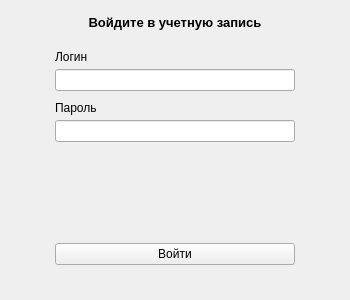
<?xml version="1.0" encoding="UTF-8"?>
<ui version="4.0">
 <class>LoginDialog</class>
 <widget class="QWidget" name="LoginDialog">
  <property name="geometry">
   <rect>
    <x>0</x>
    <y>0</y>
    <width>350</width>
    <height>300</height>
   </rect>
  </property>
  <property name="minimumSize">
   <size>
    <width>350</width>
    <height>300</height>
   </size>
  </property>
  <property name="maximumSize">
   <size>
    <width>350</width>
    <height>300</height>
   </size>
  </property>
  <property name="palette">
   <palette>
    <active>
     <colorrole role="Highlight">
      <brush brushstyle="SolidPattern">
       <color alpha="255">
        <red>0</red>
        <green>120</green>
        <blue>215</blue>
       </color>
      </brush>
     </colorrole>
    </active>
    <inactive>
     <colorrole role="Highlight">
      <brush brushstyle="SolidPattern">
       <color alpha="255">
        <red>240</red>
        <green>240</green>
        <blue>240</blue>
       </color>
      </brush>
     </colorrole>
    </inactive>
    <disabled>
     <colorrole role="Highlight">
      <brush brushstyle="SolidPattern">
       <color alpha="255">
        <red>0</red>
        <green>120</green>
        <blue>215</blue>
       </color>
      </brush>
     </colorrole>
    </disabled>
   </palette>
  </property>
  <property name="windowTitle">
   <string>Авторизация</string>
  </property>
  <layout class="QVBoxLayout" name="verticalLayout">
   <property name="spacing">
    <number>20</number>
   </property>
   <property name="sizeConstraint">
    <enum>QLayout::SetDefaultConstraint</enum>
   </property>
   <property name="leftMargin">
    <number>15</number>
   </property>
   <property name="topMargin">
    <number>15</number>
   </property>
   <property name="rightMargin">
    <number>15</number>
   </property>
   <property name="bottomMargin">
    <number>35</number>
   </property>
   <item>
    <widget class="QLabel" name="label">
     <property name="acceptDrops">
      <bool>false</bool>
     </property>
     <property name="styleSheet">
      <string notr="true">font-weight: 600; font-size: 10pt; color: black;</string>
     </property>
     <property name="text">
      <string>Войдите в учетную запись</string>
     </property>
     <property name="scaledContents">
      <bool>false</bool>
     </property>
     <property name="alignment">
      <set>Qt::AlignCenter</set>
     </property>
    </widget>
   </item>
   <item>
    <layout class="QHBoxLayout" name="horizontalLayout" stretch="0,2,0">
     <item>
      <spacer name="horizontalSpacer">
       <property name="orientation">
        <enum>Qt::Horizontal</enum>
       </property>
       <property name="sizeHint" stdset="0">
        <size>
         <width>40</width>
         <height>20</height>
        </size>
       </property>
      </spacer>
     </item>
     <item>
      <layout class="QVBoxLayout" name="formLayout">
       <property name="spacing">
        <number>20</number>
       </property>
       <item>
        <layout class="QVBoxLayout" name="inputsLayout">
         <property name="spacing">
          <number>10</number>
         </property>
         <item>
          <layout class="QVBoxLayout" name="inputGroup">
           <property name="spacing">
            <number>5</number>
           </property>
           <item>
            <widget class="QLabel" name="loginLabel">
             <property name="text">
              <string>Логин</string>
             </property>
            </widget>
           </item>
           <item>
            <widget class="QLineEdit" name="loginInput"/>
           </item>
          </layout>
         </item>
         <item>
          <layout class="QVBoxLayout" name="inputGroup_2">
           <property name="spacing">
            <number>5</number>
           </property>
           <item>
            <widget class="QLabel" name="passwordLabel">
             <property name="text">
              <string>Пароль</string>
             </property>
            </widget>
           </item>
           <item>
            <widget class="QLineEdit" name="passwordInput">
             <property name="echoMode">
              <enum>QLineEdit::Password</enum>
             </property>
            </widget>
           </item>
          </layout>
         </item>
        </layout>
       </item>
       <item>
        <spacer name="verticalSpacer_2">
         <property name="orientation">
          <enum>Qt::Vertical</enum>
         </property>
         <property name="sizeHint" stdset="0">
          <size>
           <width>20</width>
           <height>40</height>
          </size>
         </property>
        </spacer>
       </item>
       <item>
        <widget class="QPushButton" name="loginButton">
         <property name="cursor">
          <cursorShape>PointingHandCursor</cursorShape>
         </property>
         <property name="text">
          <string>Войти</string>
         </property>
        </widget>
       </item>
      </layout>
     </item>
     <item>
      <spacer name="horizontalSpacer_2">
       <property name="orientation">
        <enum>Qt::Horizontal</enum>
       </property>
       <property name="sizeHint" stdset="0">
        <size>
         <width>40</width>
         <height>20</height>
        </size>
       </property>
      </spacer>
     </item>
    </layout>
   </item>
  </layout>
 </widget>
 <resources/>
 <connections/>
</ui>
